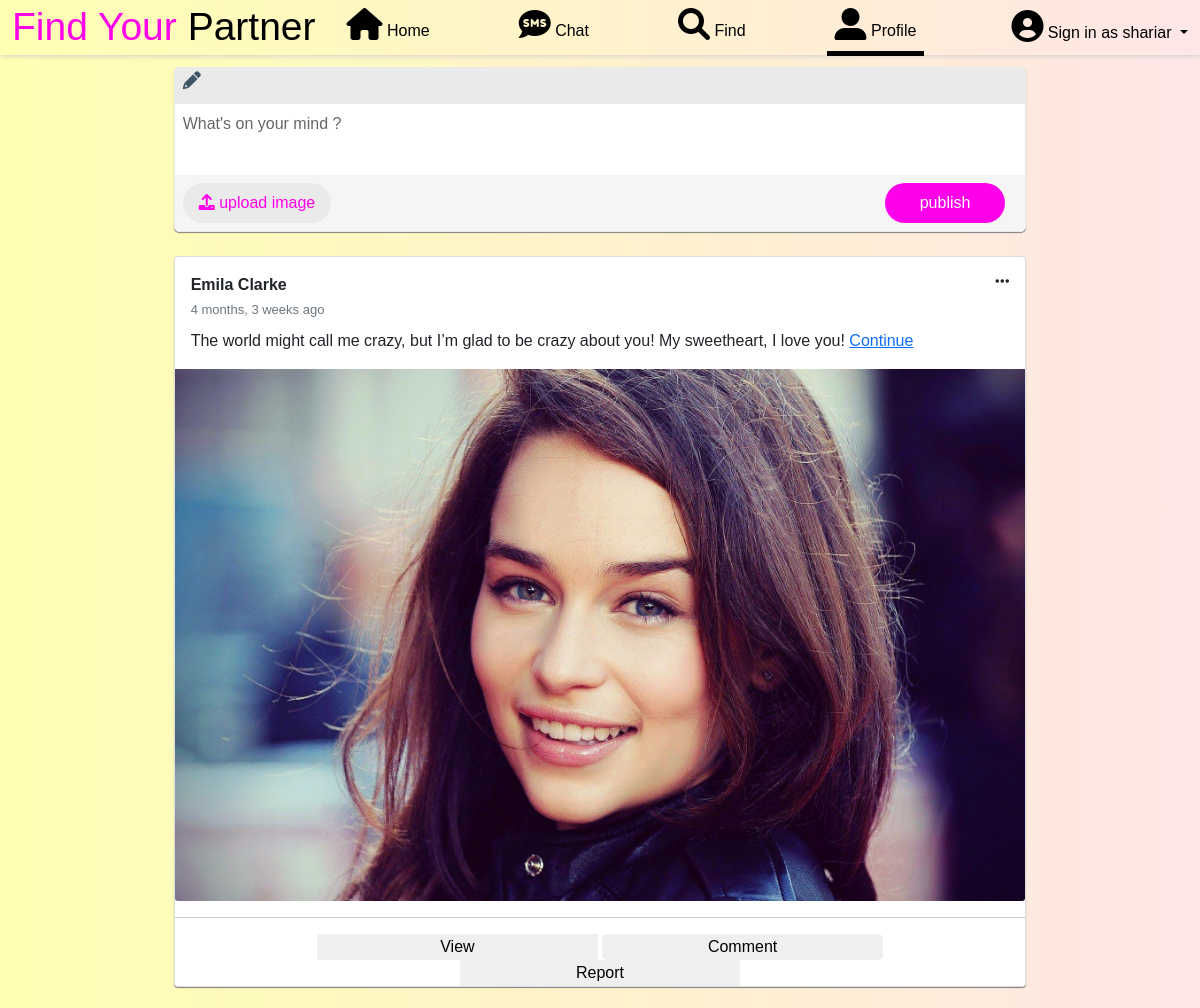
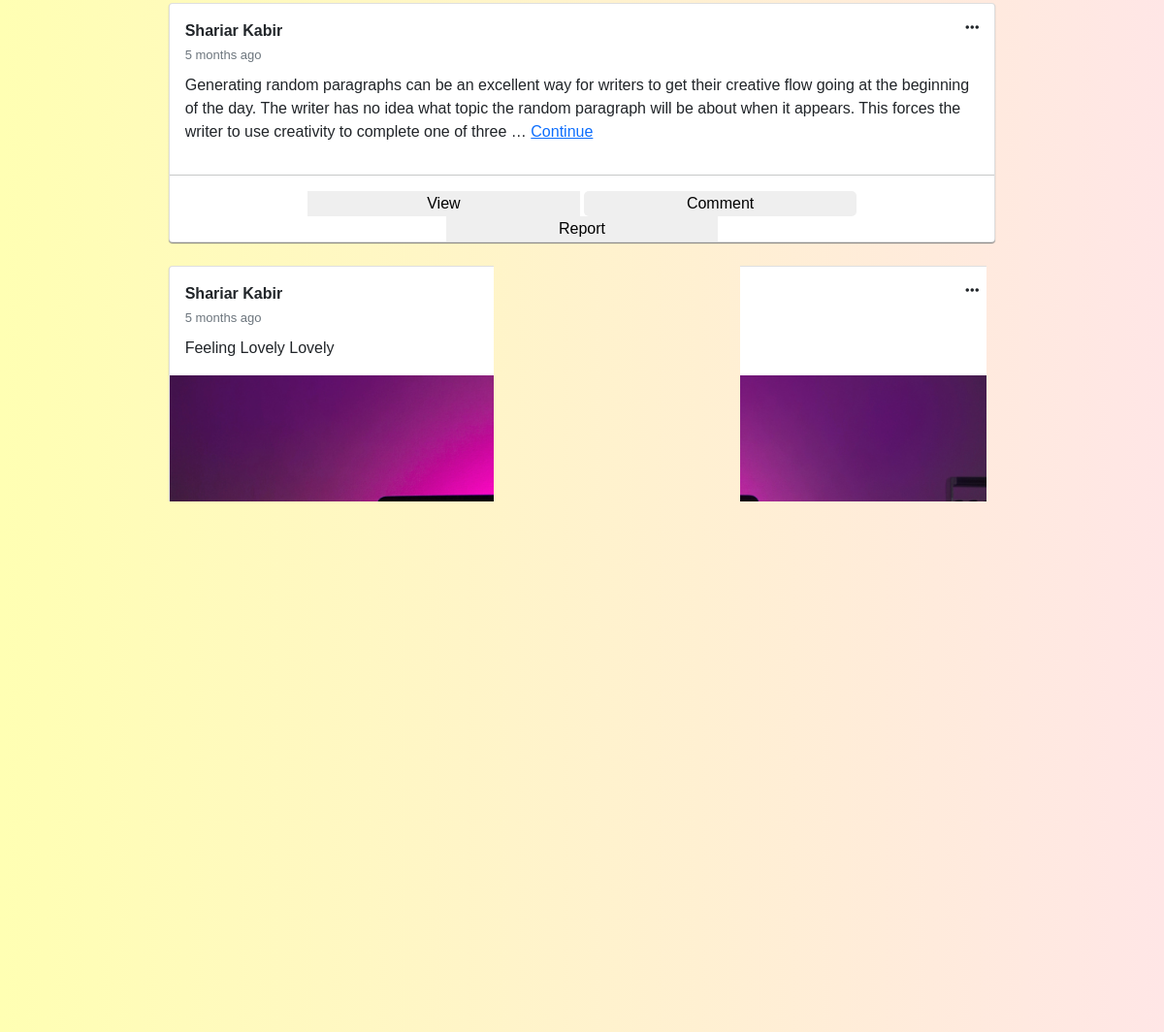
/community/ (signed in), run on the app's committed database (2 pictures, top to bottom).
### homepage/models.py (models this page shows, shortened)
class post (models.Model):
    username = models.CharField (max_length=99)
    name = models.CharField (max_length=99)
    status = models.TextField ()
    photo = models.ImageField(upload_to='photo/', blank=True, null=True)
    date = models.DateTimeField (auto_now_add=True,null = True)

### homepage/views.py (the view)
# urls.py: path('community/',views.community.as_view(),name="community"),
class community (ListView):
    model = post
    template_name = "community.html"
    ordering = ['-id']
    def get_context_data(self, *args, **kwargs):
        context = super(community, self).get_context_data(*args, **kwargs)
        context['status'] = post.objects.all()
        context['comment'] = user_comment.objects.all()
        context['profile_list'] = profile.objects.all()
        return context

### templates/community.html (shortened to what this page needs)
{% load static %}
{% load humanize %}
<!DOCTYPE html>
<html lang="en">
<head>
    <link href="https://cdn.jsdelivr.net/npm/bootstrap@5.1.3/dist/css/bootstrap.min.css" rel="stylesheet"
>
    <link rel="stylesheet" href="https://cdnjs.cloudflare.com/ajax/libs/font-awesome/6.0.0-beta3/css/all.min.css"
 />
    <link href="http://fonts.cdnfonts.com/css/romantic" rel="stylesheet">
    <link href="http://fonts.cdnfonts.com/css/valeerie-morrie" rel="stylesheet">
</head>
{% if user.is_authenticated %}
<body style="background-color: rgb(181, 255, 251);">
    <nav class="navbar navbar-expand-lg navbar-light nav fixed-top">
        <div class="container-fluid box_shadow">
            <a style="color: rgb(255, 0, 234); font-family: 'Valeerie Morrie', sans-serif; font-size: 39px;"
                class="navbar-brand" href="/">Find Your
                <span style="color: black;">Partner</span></a>
            <div class="collapse navbar-collapse" id="navbarSupportedContent">
                <ul class="navbar-nav navs ms-auto mb-2 mb-lg-0">
                    <li class="nav-item nav_item">
                        <a style="color: black;text-decoration: none;font-family: 'Winter', sans-serif;"
                            class="nav-link" aria-current="page" href="{% url 'home' %}"><i
                                class="fas fa-home fa-2x"></i> Home</a>
                    </li>
                    <li class="nav-item nav_item">
                        <a style="color: black ;text-decoration: none;font-family: 'Winter', sans-serif;"
                            class="nav-link" aria-current="page" href="{% url 'chat_list' %}"><i class="fas fa-sms fa-2x"></i> Chat</a>
                    </li>
                    <li class="nav-item nav_item">
                        <a style="color: black ;text-decoration: none;font-family: 'Winter', sans-serif;"
                            class="nav-link" aria-current="page" href="/"><i class="fas fa-search fa-2x"></i> Find</a>
                    </li>
                    <li class="nav-item nav_item">
                        <a style="color: black;border-bottom: 5px solid black;text-decoration: none;font-family: 'Winter', sans-serif;"
                            class="nav-link" aria-current="page" href="{% url 'user_profile' %}"><i
                                class="fas fa-user-alt fa-2x"></i>
                            Profile</a>
                    </li>
                </ul>
                <ul style="margin: none;" class="navbar-nav ms-auto mb-2 mb-lg-0">
                    <li style="float: left;margin-top: 0px;" class="nav-item dropdown">
                        {% if user.is_authenticated %}
                    <li style="float: left;margin-top: 0px;" class="nav-item dropdown">
                        <a style="color: black;text-decoration: none;" class="nav-link-user dropdown-toggle" href="#"
                            id="navbarDropdown" role="button" data-bs-toggle="dropdown" aria-expanded="false">
                            <i class="fas fa-user-circle fa-2x"></i>
                            <span style="color: black;"> Sign in as {{ user.username }}</span>
                        </a>
                    </li>
                    {% else %}
                    <a style="color: whblackite ;" class="nav-link" aria-current="page" href="{% url 'signin' %}"><i
                            class="fas fa-user-circle fa-2x"></i>
                        <span style="color: black;font-family: 'Winter', sans-serif;"> Signup/Signin</span>
                    </a>
                    {% endif %}
                    </li>
                </ul>
            </div>
        </div>
    </nav>
    <br>
    <br>
    <div style="margin-top: 19px;" class="widget-post" aria-labelledby="post-header-title">
        <div class="widget-post__header">
            <h2 class="widget-post__title" id="post-header-title">
                <i class="fa fa-pencil" aria-hidden="true"></i>
            </h2>
        </div>
        <form action="{% url 'status_form' %}" method="POST" id="widget-form" class="widget-post__form" name="form"
            aria-label="post widget" enctype="multipart/form-data">
            <div class="widget-post__content">
                <textarea name="status" id="post-content" class="widget-post__textarea scroller"
                    placeholder="What's on your mind ?"></textarea>
            </div>
            <div class="widget-post__actions post--actions">
                <div class="post-actions__attachments">
                    <button type="button" class="btn post-actions__upload attachments--btn">
                        <label style="color: rgb(255, 0, 234);" for="upload-image" class="post-actions__label">
                            <i class="fa fa-upload" aria-hidden="true"></i>
                            upload image
                        </label>
                    </button>
                </div>
                <div class="post-actions__widget">
                    <button type="submit" style="background-color: rgb(255, 0, 234);"
                        class="btn post-actions__publish">publish</button>
                </div>
            </div>
        </form>
    </div>
    <br>
    {% for post in object_list %}
    <div class="card">
        <div class="card-body">
            <p class="card-title"><b>{{ post.name }}</b>
                <i style="float: right;" class="fas fa-ellipsis-h"></i>
                <br>
                <small style="font-size: small;" class="text-muted">{{ post.date|naturaltime }}</small>
            </p>
            {% if post.status|length < 50 %} <p class="card-text">{{ post.status }}</p>
                {% else %}
                <p class="card-text">{{ post.status|safe|truncatewords:"50" }} <a
                        href="{% url 'community_full' post.pk %}">Continue</a></p>
                {% endif %}
        </div>
        {% if post.photo %}
        <img src="{{ post.photo.url }}" class="card-img-bottom" alt="">
        {% endif %}
        <hr>
        <div style="width: 100%;margin: auto;text-align: center;">
            <button style="border: none;width: 33%;">View</button>
            <button style="border: none;border-radius: 5px;width: 33%;" data-bs-toggle="collapse"
                data-bs-target="#collapseExample{{ post.pk }}" aria-expanded="false"
                aria-controls="collapseExample">Comment</button></a>
            <button style="border: none;width: 33%;">Report</button></a>
        </div>
    </div>
    <br>
    {% endfor %}
</body>
{% else %}
{% load static %}
{% endif %}
</html>

### templates/community.html (style rules this page uses)
.nav_item { margin-right: 73px; }
.box_shadow { background-image: linear-gradient(to right, #ffffb3, #ffe6e6); height: 39px; }
.nav { -webkit-box-shadow: 1px 1px 5px 0px rgba(207, 207, 207, 1); -moz-box-shadow: 1px 1px 5px 0px rgba(207, 207, 207, 1); box-shadow: 1px 1px 5px 0px rgba(207, 207, 207, 1); }
.navbar { background-image: linear-gradient(to right, #ffffb3, #ffe6e6); }
.navs { margin: auto; }
body { background: #DFC2F2; background-image: linear-gradient(to right, #ffffb3, #ffe6e6); background-attachment: fixed; background-size: cover; }
* { box-sizing: border-box; }
body { padding: 0 1em; font-family: sans-serif; }
ul { list-style-type: none; }
.btn { padding: .5em 1em; background-color: transparent; color: #6b7270; border: none; cursor: pointer; }
.widget-post { width: 73%; min-height: 100px; height: auto; border-radius: 5px; border: 1px solid #eaeaea; box-shadow: 0 1px 1px grey; background-color: #fff; margin: auto; overflow: hidden; }
.widget-post__header { padding: .2em .5em; background-color: #eaeaea; color: #3f5563; }
.widget-post__title { font-size: 18px; }
.widget-post__content { width: 100%; height: 50%; }
.widget-post__textarea { width: 100%; height: 100%; padding: .5em; border: none; resize: none; }
.post-actions__label { cursor: pointer; }
.widget-post__actions { width: 100%; padding: .5em; }
.post--actions { position: relative; padding: .5em; background-color: #f5f5f5; color: #a2a6a7; }
.post-actions__attachments { display: inline-block; width: 60%; }
.attachments--btn { background-color: #eaeaea; color: #007582; border-radius: 1.5em; }
.post-actions__widget { display: inline-block; width: 38%; text-align: right; }
.post-actions__publish { width: 120px; background-color: #008391; color: #fff; border-radius: 1.5em; }
.card { width: 73%; margin: auto; box-shadow: 0 1px 1px grey; }

### data on the page
post: name "Emila Clarke", date "4 months, 3 weeks ago", status "The world might call me crazy, but I’m glad to be crazy about you! My sweetheart, I love you!", photo (picture)
post: name "Shariar Kabir", date "5 months ago", status "Generating random paragraphs can be an excellent way for writers to get their creative flow going at the beginning of the day. The writer has no idea what topic the random paragraph will be about when it appears. This forces the writer to use creativity to complete one of three …"
post: name "Shariar Kabir", date "5 months ago", status "Feeling Lovely Lovely", photo (picture)

### other printed values
{{ user.username }} "shariar"
